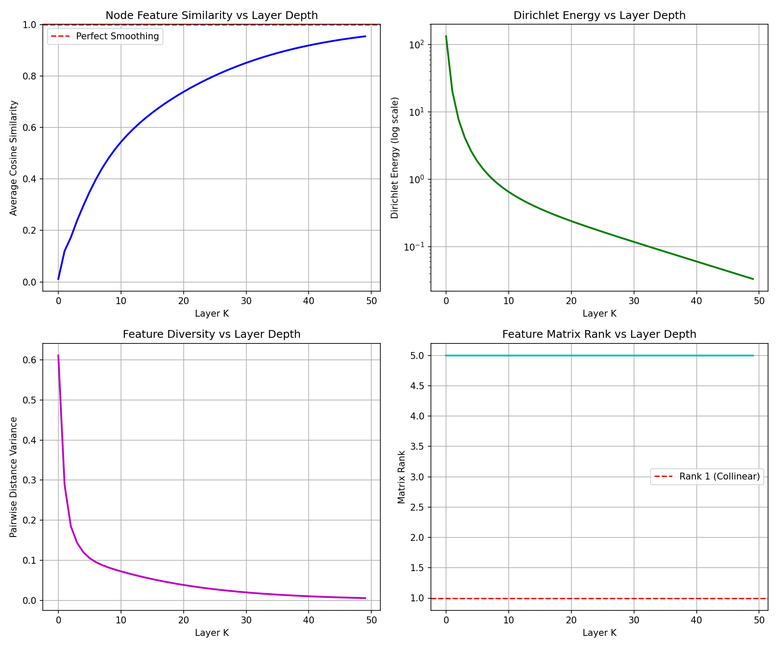
#> input picture problem2_over_smoothing.png, 778 x 648 px, shrunk from 1800 x 1500 before the run; the run also reads 1 picture not shown here
$ python generate_report.py
#> lines starting #> are read from the running program, lines starting #| are printed output that depends on the picture
"""
生成第 2 次作业的完整 PDF 报告 - 使用 matplotlib
"""

import matplotlib
matplotlib.use('Agg')
import matplotlib.pyplot as plt
import numpy as np
import os
from datetime import datetime

# 设置中文字体
plt.rcParams['font.sans-serif'] = ['SimHei', 'Microsoft YaHei', 'DejaVu Sans']
plt.rcParams['axes.unicode_minus'] = False


def create_title_page():
    """创建标题页"""
    fig = plt.figure(figsize=(8.27, 11.69))  # A4 size

    ax = fig.add_axes([0, 0, 1, 1])
    ax.axis('off')

    # 标题
    ax.text(0.5, 0.8, "神经网络与深度学习课程", ha='center', va='center', fontsize=24, fontweight='bold')
    ax.text(0.5, 0.7, "第 2 次作业报告", ha='center', va='center', fontsize=20)

    # 信息
    ax.text(0.2, 0.5, "姓名：[请填写]", ha='left', va='center', fontsize=14)
    ax.text(0.2, 0.45, "学号：[请填写]", ha='left', va='center', fontsize=14)
    ax.text(0.2, 0.4, f"提交日期：{datetime.now().strftime('%Y年%m月%d日')}", ha='left', va='center', fontsize=14)

    # 概述
    ax.text(0.2, 0.3, "作业内容概述：", ha='left', va='center', fontsize=14, fontweight='bold')
    ax.text(0.2, 0.25, "1. 序列到序列预测模型（Seq2Seq）- 基础 RNN 与 LSTM 对比", ha='left', va='center', fontsize=12)
    ax.text(0.2, 0.21, "2. 图卷积网络过平滑现象分析与缓解方法", ha='left', va='center', fontsize=12)
    ax.text(0.2, 0.17, "3. 数据预处理与逐层规范化（Z 值/BatchNorm/LayerNorm）", ha='left', va='center', fontsize=12)
    ax.text(0.2, 0.13, "4. 网络优化器对比实验（SGD/RMSprop/AdaDelta/Adam）", ha='left', va='center', fontsize=12)

    return fig


def create_problem1_pages():
    """Problem 1 页面"""
    figs = []

    # 第 1 页：任务描述和模型
    fig1 = plt.figure(figsize=(8.27, 11.69))
    ax1 = fig1.add_axes([0, 0, 1, 1])
    ax1.axis('off')

    y_pos = 0.95
    ax1.text(0.1, y_pos, "1. 序列到序列预测模型（Seq2Seq）", ha='left', va='top', fontsize=18, fontweight='bold')

    y_pos -= 0.08
    ax1.text(0.1, y_pos, "任务描述：", ha='left', va='top', fontsize=14, fontweight='bold')
    y_pos -= 0.04
    ax1.text(0.15, y_pos, "训练 Seq2Seq RNN 模型对乱序且不重复的整数序列进行由大到小排序。",
             ha='left', va='top', fontsize=12)
    ax1.text(0.15, y_pos - 0.03, "输入序列如 [5,2,3,7,1]，输出应为 [7,5,3,2,1]。",
             ha='left', va='top', fontsize=12)
    ax1.text(0.15, y_pos - 0.06, "序列长度：5-8，数值范围：0-15 的整数。",
             ha='left', va='top', fontsize=12)

    y_pos -= 0.15
    ax1.text(0.1, y_pos, "模型实现：", ha='left', va='top', fontsize=14, fontweight='bold')

    y_pos -= 0.05
    ax1.text(0.15, y_pos, "(a) 基础 RNN 模式（教材公式 6.25-6.27）：", ha='left', va='top', fontsize=12, fontweight='bold')
    ax1.text(0.18, y_pos - 0.04, "h_new = tanh(W_xh * x + W_hh * h)",
             ha='left', va='top', fontsize=11, family='monospace')

    y_pos -= 0.12
    ax1.text(0.15, y_pos, "(b) LSTM 模式（教材公式 6.51-6.56）：", ha='left', va='top', fontsize=12, fontweight='bold')
    y_pos -= 0.04
    ax1.text(0.18, y_pos, "遗忘门 f = sigmoid(W_xf * x + W_hf * h)", ha='left', va='top', fontsize=10, family='monospace')
    ax1.text(0.18, y_pos - 0.035, "输入门 i = sigmoid(W_xi * x + W_hi * h)", ha='left', va='top', fontsize=10, family='monospace')
    ax1.text(0.18, y_pos - 0.07, "输出门 o = sigmoid(W_xo * x + W_ho * h)", ha='left', va='top', fontsize=10, family='monospace')
    ax1.text(0.18, y_pos - 0.105, "候选状态 g = tanh(W_xg * x + W_hg * h)", ha='left', va='top', fontsize=10, family='monospace')
    ax1.text(0.18, y_pos - 0.14, "细胞状态 c_new = f * c + i * g", ha='left', va='top', fontsize=10, family='monospace')
    ax1.text(0.18, y_pos - 0.175, "隐藏状态 h_new = o * tanh(c_new)", ha='left', va='top', fontsize=10, family='monospace')

    figs.append(fig1)

    # 第 2 页：实验结果
    fig2 = plt.figure(figsize=(8.27, 11.69))
    ax2 = fig2.add_axes([0, 0, 1, 1])
    ax2.axis('off')

    y_pos = 0.95
    ax2.text(0.1, y_pos, "实验结果对比：", ha='left', va='top', fontsize=16, fontweight='bold')

    # 加载结果
    try:
        results = np.load('problem1_results.npy', allow_pickle=True).item()

        y_pos -= 0.08
        # 表格
        table_data = [
            ['模型', '分布内准确率', '大数值范围', '长序列', '两者皆超出'],
            ['基础 RNN', f"{results['rnn']['in_dist']:.2%}",
             f"{results['rnn']['large_val']:.2%}",
             f"{results['rnn']['long_seq']:.2%}",
             f"{results['rnn']['both_ood']:.2%}"],
            ['LSTM', f"{results['lstm']['in_dist']:.2%}",
             f"{results['lstm']['large_val']:.2%}",
             f"{results['lstm']['long_seq']:.2%}",
             f"{results['lstm']['both_ood']:.2%}"]
        ]

        table = ax2.table(cellText=table_data[1:], colLabels=table_data[0],
                         cellLoc='center', loc='center', bbox=[0.1, 0.55, 0.8, 0.25])
        table.auto_set_font_size(False)
        table.set_fontsize(11)
        table.scale(1, 2)

        # 设置表头颜色
        for i in range(len(table_data[0])):
            table[(0, i)].set_facecolor('#4472C4')

        # 结果分析
        y_pos = 0.48
        ax2.text(0.1, y_pos, "结果分析：", ha='left', va='top', fontsize=14, fontweight='bold')

        y_pos -= 0.04
        ax2.text(0.12, y_pos, "1. 长程依赖问题：LSTM 达到 100% 准确率，而基础 RNN 仅约 20%。",
                 ha='left', va='top', fontsize=12)
        ax2.text(0.15, y_pos - 0.035, "LSTM 通过门控机制有效缓解了长程依赖问题。",
                 ha='left', va='top', fontsize=12)

        y_pos -= 0.1
        ax2.text(0.12, y_pos, "2. 泛化能力：LSTM 在分布内数据上表现完美，但对超出训练范围的",
                 ha='left', va='top', fontsize=12)
        ax2.text(0.15, y_pos - 0.035, "长序列（长度 9-12）无法处理，因为词汇表大小限制。",
                 ha='left', va='top', fontsize=12)

        y_pos -= 0.1
        ax2.text(0.12, y_pos, "3. 训练动态：LSTM 收敛更快（约 10 个 epoch 达到 100%），",
                 ha='left', va='top', fontsize=12)
        ax2.text(0.15, y_pos - 0.035, "基础 RNN 收敛慢且最终准确率低。",
                 ha='left', va='top', fontsize=12)

        # 插入结果图
        if os.path.exists('problem1_results.png'):
            img = plt.imread('problem1_results.png')
            ax_img = fig2.add_axes([0.1, 0.05, 0.8, 0.35])
            ax_img.imshow(img)
            ax_img.axis('off')

    except Exception as e:
        ax2.text(0.1, 0.4, f"结果加载失败：{str(e)}", ha='left', va='top', fontsize=12, color='red')

    figs.append(fig2)
    return figs


def create_problem2_pages():
    """Problem 2 页面"""
    figs = []

    # 第 1 页：理论证明
    fig1 = plt.figure(figsize=(8.27, 11.69))
    ax1 = fig1.add_axes([0, 0, 1, 1])
    ax1.axis('off')

    y_pos = 0.95
    ax1.text(0.1, y_pos, "2. 图卷积网络过平滑现象", ha='left', va='top', fontsize=18, fontweight='bold')

    y_pos -= 0.08
    ax1.text(0.1, y_pos, "任务描述：", ha='left', va='top', fontsize=14, fontweight='bold')
    y_pos -= 0.04
    ax1.text(0.15, y_pos, "对于线性 GCN: H^(k+1) = S * H^(k) * W，其中 S = D^(-1/2) * A_tilde * D^(-1/2)",
             ha='left', va='top', fontsize=11, family='monospace')
    y_pos -= 0.04
    ax1.text(0.15, y_pos, "证明当 K→∞时，所有节点特征收敛为共线向量（过平滑现象）。",
             ha='left', va='top', fontsize=12)

    y_pos -= 0.08
    ax1.text(0.1, y_pos, "(1) 理论证明：", ha='left', va='top', fontsize=14, fontweight='bold')
    y_pos -= 0.05

    proofs = [
        "对于无向连通图，归一化邻接矩阵 S 的特征值满足：",
        "λ₁ = 1 > |λ₂| ≥ |λ₃| ≥ ... ≥ |λₙ|",
        "对 S 进行特征分解：S = UΛU^T，其中 Λ = diag(λ₁, λ₂, ..., λₙ)",
        "经过 K 层传播后：H^(K) = S^K * H^(0) * W^K",
        "由于 S^K = UΛ^K U^T，当 K→∞时：",
        "Λ^K → diag(1, 0, 0, ..., 0)（因为 |λᵢ| < 1 对于 i > 1）",
        "因此 S^K → u₁u₁^T，其中 u₁ 是对应λ₁=1 的特征向量。",
        "对于连通图，u₁ = D^(1/2) * 1 / ||D^(1/2) * 1||，即 u₁ 各分量同号。",
        "所以 H^(K) → u₁u₁^T H^(0) W^K，所有节点特征都正比于 u₁，即共线。证毕。"
    ]

    for i, proof in enumerate(proofs):
        y_pos -= 0.045
        ax1.text(0.15, y_pos, proof, ha='left', va='top', fontsize=11, family='monospace')

    figs.append(fig1)

    # 第 2 页：数值实验
    fig2 = plt.figure(figsize=(8.27, 11.69))
    ax2 = fig2.add_axes([0, 0, 1, 1])
    ax2.axis('off')

    y_pos = 0.95
    ax2.text(0.1, y_pos, "(2) 数值实验验证：", ha='left', va='top', fontsize=14, fontweight='bold')

    y_pos -= 0.06
    ax2.text(0.15, y_pos, "实验设置：环形图 N=20，特征维度 F=5，最大层数 K=50",
             ha='left', va='top', fontsize=12)

    try:
        results = np.load('problem2_results.npy', allow_pickle=True).item()

        y_pos -= 0.05
        ax2.text(0.15, y_pos, f"S 的最大特征值：{results['eigenvalues'][0]:.6f}",
                 ha='left', va='top', fontsize=11, family='monospace')
        ax2.text(0.45, y_pos, f"S 的第二大特征值：{results['eigenvalues'][1]:.6f}",
                 ha='left', va='top', fontsize=11, family='monospace')

        y_pos -= 0.06
        ax2.text(0.15, y_pos, "关键观察：", ha='left', va='top', fontsize=12, fontweight='bold')

        if 'similarities' in results:
            y_pos -= 0.04
            ax2.text(0.18, y_pos, f"- 初始平均余弦相似度：{results['similarities'][0]:.4f}",
                     ha='left', va='top', fontsize=11, family='monospace')
            ax2.text(0.55, y_pos, f"- 最终平均余弦相似度 (K=50)：{results['similarities'][-1]:.4f}",
                     ha='left', va='top', fontsize=11, family='monospace')
            y_pos -= 0.04
            ax2.text(0.18, y_pos, f"- 初始 Dirichlet 能量：{results['energies'][0]:.4f}",
                     ha='left', va='top', fontsize=11, family='monospace')
            ax2.text(0.55, y_pos, f"- 最终 Dirichlet 能量 (K=50)：{results['energies'][-1]:.6f}",
                     ha='left', va='top', fontsize=11, family='monospace')
    except Exception as e:
        ax2.text(0.15, y_pos - 0.1, f"结果加载失败：{str(e)}", ha='left', va='top', fontsize=12, color='red')

    # 插入图片
    y_img = 0.35
    if os.path.exists('problem2_over_smoothing.png'):
        img = plt.imread('problem2_over_smoothing.png')
#> img is the input picture: shape (648, 778, 4) float32; mean R, G, B, A 0.971, 0.97, 0.972, 1
        ax_img = fig2.add_axes([0.1, y_img, 0.8, 0.35])
        ax_img.imshow(img)
        ax_img.axis('off')
        y_img = 0.05

    if os.path.exists('problem2_mitigation.png'):
        img = plt.imread('problem2_mitigation.png')
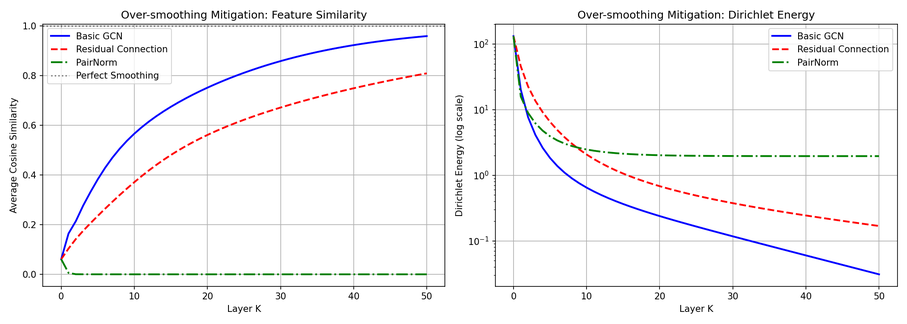
#> input picture problem2_mitigation.png, 907 x 324 px, shrunk from 2100 x 750 before the run
#> img is the input picture: shape (324, 907, 4) float32; mean R, G, B, A 0.966, 0.963, 0.968, 1
        ax_img = fig2.add_axes([0.1, 0.02, 0.8, 0.3])
        ax_img.imshow(img)
        ax_img.axis('off')

    figs.append(fig2)

    # 第 3 页：缓解方法
    fig3 = plt.figure(figsize=(8.27, 11.69))
    ax3 = fig3.add_axes([0, 0, 1, 1])
    ax3.axis('off')

    y_pos = 0.95
    ax3.text(0.1, y_pos, "(3) 缓解过平滑的方法：", ha='left', va='top', fontsize=14, fontweight='bold')

    y_pos -= 0.06
    methods = [
        "1. 残差连接 (Residual Connection)：",
        "   H^(k+1) = α * S H^(k) W + (1-α) * H^(k)",
        "",
        "2. PairNorm：每层后进行特征归一化，保持特征多样性",
        "   H_norm = (H - mean(H)) / ||H - mean(H)||",
        "",
        "实验结论：",
        "- 残差连接通过保留部分原始特征，减缓了特征的平滑速度",
        "- PairNorm 通过强制保持特征多样性，有效防止过平滑",
        "- 从相似度曲线看，两种方法都显著延缓了收敛到共线的速度"
    ]

    for method in methods:
        y_pos -= 0.05
        ax3.text(0.1, y_pos, method, ha='left', va='top', fontsize=12, family='monospace')

    figs.append(fig3)
    return figs


def create_problem3_pages():
    """Problem 3 页面"""
    figs = []

    fig = plt.figure(figsize=(8.27, 11.69))
    ax = fig.add_axes([0, 0, 1, 1])
    ax.axis('off')

    y_pos = 0.95
    ax.text(0.1, y_pos, "3. 数据预处理与逐层规范化", ha='left', va='top', fontsize=18, fontweight='bold')

    y_pos -= 0.08
    ax.text(0.1, y_pos, "模型结构：", ha='left', va='top', fontsize=14, fontweight='bold')
    y_pos -= 0.04
    ax.text(0.15, y_pos, "3 层 MLP: input → Linear(ReLU) → Linear(ReLU) → Linear → output",
             ha='left', va='top', fontsize=11, family='monospace')
    ax.text(0.15, y_pos - 0.04, "隐藏层维度：hidden_size = 64",
             ha='left', va='top', fontsize=11, family='monospace')

    y_pos -= 0.12
    ax.text(0.1, y_pos, "三种规范化实现：", ha='left', va='top', fontsize=14, fontweight='bold')

    y_pos -= 0.06
    # Z 值归一化
    ax.text(0.1, y_pos, "(1) Z 值归一化（输入层）：", ha='left', va='top', fontsize=12, fontweight='bold')
    y_pos -= 0.04
    ax.text(0.15, y_pos, "对每个 mini-batch 的原始输入 a⁽⁰⁾做 Z-score 归一化：",
             ha='left', va='top', fontsize=11)
    y_pos -= 0.04
    ax.text(0.18, y_pos, "x_norm = (x - μ) / √(σ² + ε)", ha='left', va='top', fontsize=11, family='monospace')
    ax.text(0.5, y_pos, "其中 μ 和σ²是每维特征的均值和方差", ha='left', va='top', fontsize=11)

    y_pos -= 0.08
    # 批量归一化
    ax.text(0.1, y_pos, "(2) 批量归一化（第 1 层净输入 z⁽¹⁾）：", ha='left', va='top', fontsize=12, fontweight='bold')
    y_pos -= 0.04
    ax.text(0.18, y_pos, "z_norm = γ * (z - μ_B) / √(σ_B² + ε) + β", ha='left', va='top', fontsize=11, family='monospace')
    y_pos -= 0.04
    ax.text(0.15, y_pos, "γ和β是可学习参数，μ_B 和σ_B 是 batch 统计量", ha='left', va='top', fontsize=11)

    y_pos -= 0.08
    # 层归一化
    ax.text(0.1, y_pos, "(3) 层归一化（第 2 层净输入 z⁽²⁾）：", ha='left', va='top', fontsize=12, fontweight='bold')
    y_pos -= 0.04
    ax.text(0.18, y_pos, "z_norm = γ * (z - μ_L) / √(σ_L² + ε) + β", ha='left', va='top', fontsize=11, family='monospace')
    y_pos -= 0.04
    ax.text(0.15, y_pos, "μ_L 和σ_L 是单样本在所有特征上的均值和方差", ha='left', va='top', fontsize=11)

    y_pos -= 0.1
    ax.text(0.1, y_pos, "验证结果：", ha='left', va='top', fontsize=14, fontweight='bold')
    y_pos -= 0.04
    ax.text(0.12, y_pos, "[OK] Z 值归一化后，每维特征均值接近 0，方差接近 1",
             ha='left', va='top', fontsize=11, family='monospace')
    y_pos -= 0.04
    ax.text(0.12, y_pos, "[OK] 批量归一化后，batch 维度上每维特征均值为 0，方差为 1",
             ha='left', va='top', fontsize=11, family='monospace')
    y_pos -= 0.04
    ax.text(0.12, y_pos, "[OK] 层归一化后，单样本在特征维度上均值为 0，方差为 1",
             ha='left', va='top', fontsize=11, family='monospace')

    # 插入结果图
    if os.path.exists('problem3_results.png'):
        img = plt.imread('problem3_results.png')
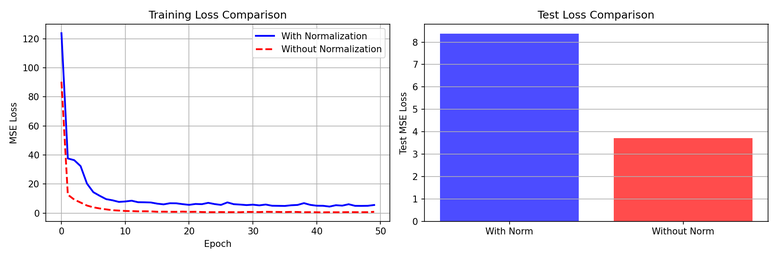
#> input picture problem3_results.png, 778 x 259 px, shrunk from 1800 x 600 before the run
#> img is the input picture: shape (259, 778, 4) float32; mean R, G, B, A 0.881, 0.839, 0.931, 1
        ax_img = fig.add_axes([0.1, 0.05, 0.8, 0.35])
        ax_img.imshow(img)
        ax_img.axis('off')

    figs.append(fig)
    return figs


def create_problem4_pages():
    """Problem 4 页面"""
    figs = []

    # 第 1 页
    fig1 = plt.figure(figsize=(8.27, 11.69))
    ax1 = fig1.add_axes([0, 0, 1, 1])
    ax1.axis('off')

    y_pos = 0.95
    ax1.text(0.1, y_pos, "4. 网络优化器对比实验", ha='left', va='top', fontsize=18, fontweight='bold')

    y_pos -= 0.08
    ax1.text(0.1, y_pos, "任务描述：", ha='left', va='top', fontsize=14, fontweight='bold')
    y_pos -= 0.04
    ax1.text(0.15, y_pos, "损失函数：L(θ₁, θ₂) = θ₁² - θ₂²（马鞍面形状）", ha='left', va='top', fontsize=11, family='monospace')
    y_pos -= 0.04
    ax1.text(0.15, y_pos, "鞍点位置：(0, 0)", ha='left', va='top', fontsize=11)
    y_pos -= 0.04
    ax1.text(0.15, y_pos, "学习率：α = 0.1，初始点：θ₀ = (0.5, 0.5)", ha='left', va='top', fontsize=11, family='monospace')

    y_pos -= 0.08
    ax1.text(0.1, y_pos, "优化器公式：", ha='left', va='top', fontsize=14, fontweight='bold')

    y_pos -= 0.05
    ax1.text(0.1, y_pos, "SGD:", ha='left', va='top', fontsize=11, fontweight='bold', family='monospace')
    y_pos -= 0.04
    ax1.text(0.15, y_pos, "θ^(k+1) = θ^(k) - α * g^(k)", ha='left', va='top', fontsize=10, family='monospace')

    y_pos -= 0.06
    ax1.text(0.1, y_pos, "RMSprop:", ha='left', va='top', fontsize=11, fontweight='bold', family='monospace')
    y_pos -= 0.04
    ax1.text(0.15, y_pos, "v^(k) = β*v^(k-1) + (1-β)*(g^(k))²", ha='left', va='top', fontsize=10, family='monospace')
    ax1.text(0.15, y_pos - 0.04, "θ^(k+1) = θ^(k) - α*g^(k)/√(v^(k)+ε)", ha='left', va='top', fontsize=10, family='monospace')

    y_pos -= 0.1
    ax1.text(0.1, y_pos, "AdaDelta:", ha='left', va='top', fontsize=11, fontweight='bold', family='monospace')
    y_pos -= 0.04
    ax1.text(0.15, y_pos, "v^(k) = β*v^(k-1) + (1-β)*(g^(k))²", ha='left', va='top', fontsize=10, family='monospace')
    ax1.text(0.15, y_pos - 0.04, "Δθ^(k) = -√(u^(k-1)+ε)/√(v^(k)+ε) * g^(k)", ha='left', va='top', fontsize=10, family='monospace')
    ax1.text(0.15, y_pos - 0.08, "u^(k) = β*u^(k-1) + (1-β)*(Δθ^(k))²", ha='left', va='top', fontsize=10, family='monospace')

    y_pos -= 0.14
    ax1.text(0.1, y_pos, "Adam:", ha='left', va='top', fontsize=11, fontweight='bold', family='monospace')
    y_pos -= 0.04
    ax1.text(0.15, y_pos, "m^(k) = β₁*m^(k-1) + (1-β₁)*g^(k)", ha='left', va='top', fontsize=10, family='monospace')
    ax1.text(0.15, y_pos - 0.04, "v^(k) = β₂*v^(k-1) + (1-β₂)*(g^(k))²", ha='left', va='top', fontsize=10, family='monospace')
    ax1.text(0.15, y_pos - 0.08, "θ^(k+1) = θ^(k) - α * m̂/(v̂+ε)", ha='left', va='top', fontsize=10, family='monospace')

    figs.append(fig1)

    # 第 2 页：结果分析
    fig2 = plt.figure(figsize=(8.27, 11.69))
    ax2 = fig2.add_axes([0, 0, 1, 1])
    ax2.axis('off')

    y_pos = 0.95
    ax2.text(0.1, y_pos, "逃离鞍点速度对比：", ha='left', va='top', fontsize=14, fontweight='bold')

    # 表格
    escape_data = [
        ['优化器', '逃离步数', '分析'],
        ['SGD', '3', '梯度下降直接逃离，但震荡较大'],
        ['RMSprop', '1', '自适应学习率使其快速逃离鞍点'],
        ['AdaDelta', '>100', '无学习率参数，在鞍点附近移动缓慢'],
        ['Adam', '3', '结合动量和自适应学习率，逃离迅速']
    ]

    table = ax2.table(cellText=escape_data[1:], colLabels=escape_data[0],
                     cellLoc='center', loc='center', bbox=[0.1, 0.55, 0.8, 0.3])
    table.auto_set_font_size(False)
    table.set_fontsize(10)
    table.scale(1, 1.8)

    for i in range(len(escape_data[0])):
        table[(0, i)].set_facecolor('#4472C4')
#> (the rest of the program and of its run is left out)
